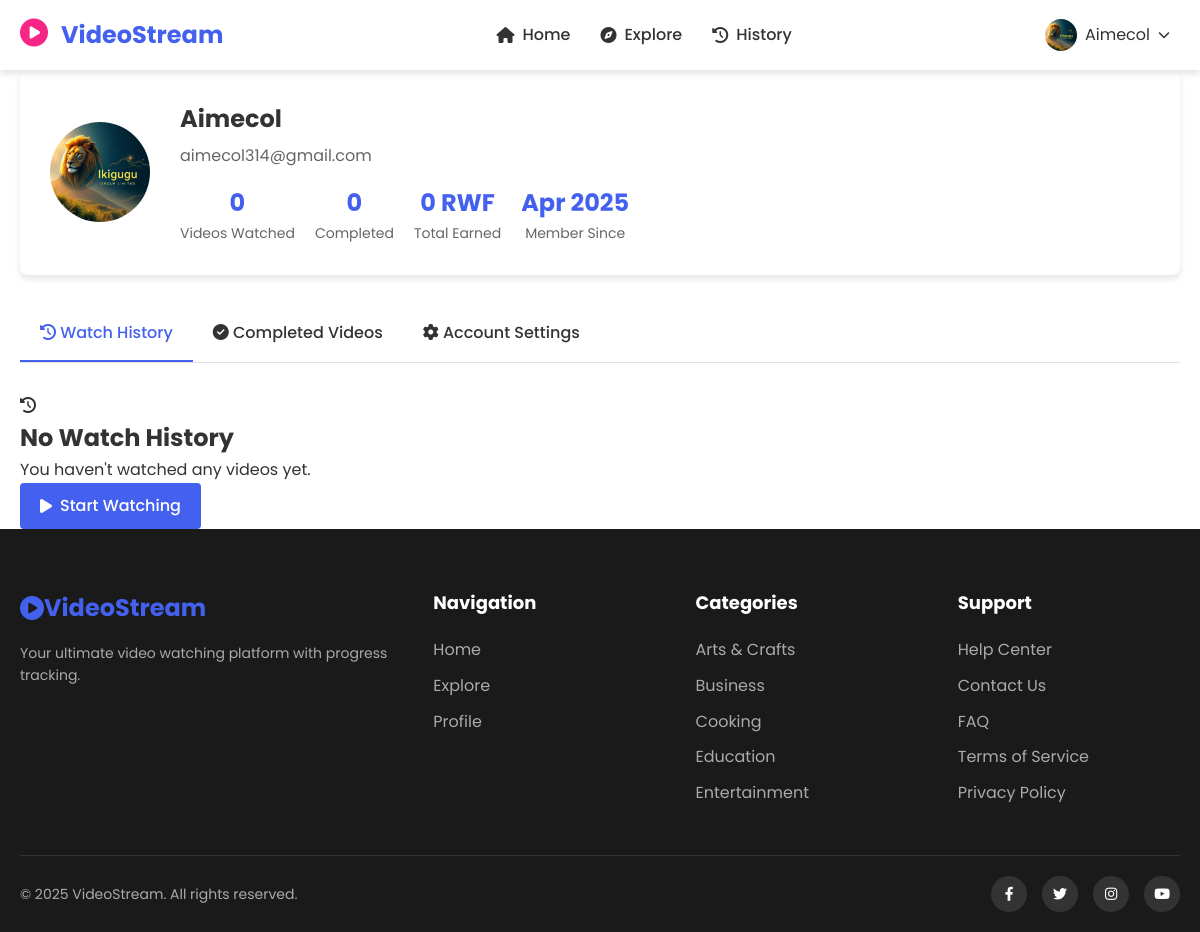
The app's page /profile.php (signed in) with its own data.
### tables this page shows
CREATE TABLE `users` (
  `id` int(11) NOT NULL,
  `username` varchar(50) NOT NULL,
  `email` varchar(100) NOT NULL,
  `password` varchar(255) NOT NULL,
  `profile_image` varchar(255) DEFAULT 'default.jpg',
  `is_admin` tinyint(1) DEFAULT 0,
  `created_at` timestamp NOT NULL DEFAULT current_timestamp(),
  `last_login` timestamp NULL DEFAULT NULL
);

CREATE TABLE `categories` (
  `id` int(11) NOT NULL,
  `name` varchar(50) NOT NULL,
  `description` text DEFAULT NULL
);

### includes/auth.php (called while the page is built, shortened)
<?php
require_once 'db.php';
function isLoggedIn() {
    if (isset($_SESSION['logged_in']) && $_SESSION['logged_in'] === true) {
        return true;
    }
    return false;
}
function getCurrentUser() {
    global $pdo;
    try {
        $stmt = $pdo->prepare("SELECT id, username, email, profile_image, created_at, last_login
                              FROM users WHERE id = ?");
        $stmt->execute([$_SESSION['user_id']]);
        return $stmt->fetch();
    } catch (PDOException $e) {
        return null;
    }
}
?>

### includes/functions.php (called while the page is built, shortened)
<?php
require_once 'db.php';
require_once 'auth.php';
function getUserWatchedVideos($userId) {
    global $pdo;
    try {
        $stmt = $pdo->prepare("
            SELECT v.*, w.watch_percentage, w.completed, w.last_position, w.watched_at
            FROM videos v
            JOIN watched_videos w ON v.id = w.video_id
            WHERE w.user_id = ?
            ORDER BY w.watched_at DESC
        ");
        $stmt->execute([$userId]);
        return $stmt->fetchAll();
    } catch (PDOException $e) {
        return [];
    }
}
function getAllCategories() {
    global $pdo;
    try {
        $stmt = $pdo->query("SELECT * FROM categories ORDER BY name ASC");
        return $stmt->fetchAll();
    } catch (PDOException $e) {
        return [];
    }
}
function formatPrice($price) {
    return number_format($price, 0, '.', ',') . ' RWF';
}
?>

### profile.php (the view, shortened to what this page needs)
<?php
require_once 'includes/db.php';
require_once 'includes/auth.php';
require_once 'includes/functions.php';
$user = getCurrentUser();
$watchedVideos = getUserWatchedVideos($user['id']);
$completedVideos = array_filter($watchedVideos, function($video) {
    return $video['completed'] == 1;
});
$totalEarnings = 0;
require_once 'includes/header.php';
?>
<div class="container">
    <div class="profile-page">
        <div class="profile-header">
            <img src="<?= SITE_URL ?>/assets/images/profiles/<?= $user['profile_image'] ?>" alt="<?= $user['username'] ?>" class="profile-image">
            <div class="profile-info">
                <h1><?= $user['username'] ?></h1>
                <p><?= $user['email'] ?></p>
                <div class="profile-stats">
                    <div class="stat">
                        <div class="stat-value"><?= count($watchedVideos) ?></div>
                        <div class="stat-label">Videos Watched</div>
                    </div>
                    <div class="stat">
                        <div class="stat-value"><?= count($completedVideos) ?></div>
                        <div class="stat-label">Completed</div>
                    </div>
                    <div class="stat">
                        <div class="stat-value"><?= formatPrice($totalEarnings) ?></div>
                        <div class="stat-label">Total Earned</div>
                    </div>
                    <div class="stat">
                        <div class="stat-value"><?= date('M Y', strtotime($user['created_at'])) ?></div>
                        <div class="stat-label">Member Since</div>
                    </div>
                </div>
            </div>
        </div>
        <div class="profile-tabs">
            <div class="profile-tab active" data-tab="history">
                <i class="fas fa-history"></i> Watch History
            </div>
            <div class="profile-tab" data-tab="completed">
                <i class="fas fa-check-circle"></i> Completed Videos
            </div>
            <div class="profile-tab" data-tab="settings">
                <i class="fas fa-cog"></i> Account Settings
            </div>
        </div>
        <div id="history" class="tab-content active">
            <?php if (empty($watchedVideos)): ?>
                <div class="no-results">
                    <i class="fas fa-history"></i>
                    <h2>No Watch History</h2>
                    <p>You haven't watched any videos yet.</p>
                    <a href="<?= SITE_URL ?>/dashboard.php" class="btn btn-primary">
                        <i class="fas fa-play"></i> Start Watching
                    </a>
                </div>
            <?php endif; ?>
        </div>
    </div>
</div>
<?php require_once 'includes/footer.php'; ?>

### includes/header.php (shortened to what this page needs)
<?php
require_once 'db.php';
require_once 'auth.php';
require_once 'functions.php';
$currentUser = isLoggedIn() ? getCurrentUser() : null;
?>
<!DOCTYPE html>
<html lang="en">
<head>
    <link rel="stylesheet" href="https://cdnjs.cloudflare.com/ajax/libs/font-awesome/6.4.0/css/all.min.css">
    <link rel="stylesheet" href="<?= SITE_URL ?>/assets/css/style.css">
</head>
<body>
    <header class="main-header">
        <div class="container">
            <div class="logo">
                <a href="<?= SITE_URL ?>">
                    <i class="fas fa-play-circle"></i>
                    <span><?= SITE_NAME ?></span>
                </a>
            </div>
            <nav class="main-nav">
                <ul>
                    <li><a href="<?= SITE_URL ?>"><i class="fas fa-home"></i> Home</a></li>
                    <li><a href="<?= SITE_URL ?>/dashboard.php"><i class="fas fa-compass"></i> Explore</a></li>
                    <?php if ($currentUser): ?>
                        <li><a href="<?= SITE_URL ?>/profile.php"><i class="fas fa-history"></i> History</a></li>
                    <?php endif; ?>
                </ul>
            </nav>
            <div class="user-actions">
                <?php if ($currentUser): ?>
                    <div class="user-profile">
                        <div class="profile-toggle">
                            <img src="<?= SITE_URL ?>/assets/images/profiles/<?= $currentUser['profile_image'] ?>" alt="<?= $currentUser['username'] ?>">
                            <span><?= $currentUser['username'] ?></span>
                            <i class="fas fa-chevron-down"></i>
                        </div>
                    </div>
                <?php else: ?>
                    <a href="<?= SITE_URL ?>/auth/login.php" class="btn btn-login"><i class="fas fa-sign-in-alt"></i> Login</a>
                    <a href="<?= SITE_URL ?>/auth/register.php" class="btn btn-register"><i class="fas fa-user-plus"></i> Register</a>
                <?php endif; ?>
            </div>
        </div>
    </header>
    <main class="main-content">

### includes/footer.php (shortened to what this page needs)
</main>
    <footer class="main-footer">
        <div class="container">
            <div class="footer-content">
                <div class="footer-logo">
                    <a href="<?= SITE_URL ?>">
                        <i class="fas fa-play-circle"></i>
                        <span><?= SITE_NAME ?></span>
                    </a>
                    <p>Your ultimate video watching platform with progress tracking.</p>
                </div>
                <div class="footer-links">
                    <div class="footer-section">
                        <h3>Navigation</h3>
                        <ul>
                            <li><a href="<?= SITE_URL ?>">Home</a></li>
                            <li><a href="<?= SITE_URL ?>/dashboard.php">Explore</a></li>
                            <?php if (isLoggedIn()): ?>
                                <li><a href="<?= SITE_URL ?>/profile.php">Profile</a></li>
                            <?php else: ?>
                                <li><a href="<?= SITE_URL ?>/auth/login.php">Login</a></li>
                                <li><a href="<?= SITE_URL ?>/auth/register.php">Register</a></li>
                            <?php endif; ?>
                        </ul>
                    </div>
                    <div class="footer-section">
                        <h3>Categories</h3>
                        <ul>
                            <?php
                            $footerCategories = getAllCategories();
                            $footerCategories = array_slice($footerCategories, 0, 5);
                            foreach ($footerCategories as $category):
                            ?>
                                <li>
                                    <a href="<?= SITE_URL ?>/dashboard.php?category=<?= urlencode($category['name']) ?>">
                                        <?= $category['name'] ?>
                                    </a>
                                </li>
                            <?php endforeach; ?>
                        </ul>
                    </div>
                    <div class="footer-section">
                        <h3>Support</h3>
                        <ul>
                            <li><a href="#">Help Center</a></li>
                            <li><a href="#">Contact Us</a></li>
                            <li><a href="#">FAQ</a></li>
                            <li><a href="#">Terms of Service</a></li>
                            <li><a href="#">Privacy Policy</a></li>
                        </ul>
                    </div>
                </div>
            </div>
            <div class="footer-bottom">
                <p>&copy; <?= date('Y') ?> <?= SITE_NAME ?>. All rights reserved.</p>
                <div class="social-links">
                    <a href="#" class="social-link"><i class="fab fa-facebook-f"></i></a>
                    <a href="#" class="social-link"><i class="fab fa-twitter"></i></a>
                    <a href="#" class="social-link"><i class="fab fa-instagram"></i></a>
                    <a href="#" class="social-link"><i class="fab fa-youtube"></i></a>
                </div>
            </div>
        </div>
    </footer>
</body>
</html>

### assets/css/style.css (style rules this page uses)
:root { --primary-color: #4361ee; --secondary-color: #3f37c9; --accent-color: #f72585; --text-color: #333333; --text-light: #666666; --background-color: #ffffff; --background-alt: #f8f9fa; --border-color: #e0e0e0; --success-color: #4caf50; --warning-color: #ff9800; --danger-color: #f44336; --shadow: 0 4px 6px rgba(0, 0, 0, 0.1); --transition: all 0.3s ease; }
* { margin: 0; padding: 0; box-sizing: border-box; }
body { font-family: 'Poppins', sans-serif; font-size: 16px; line-height: 1.6; color: var(--text-color); background-color: var(--background-color); }
a { color: var(--primary-color); text-decoration: none; transition: var(--transition); }
.container { width: 100%; max-width: 1200px; margin: 0 auto; padding: 0 20px; }
.btn { display: inline-flex; align-items: center; justify-content: center; padding: 10px 20px; border-radius: 4px; font-weight: 500; cursor: pointer; transition: var(--transition); border: none; outline: none; }
.btn i { margin-right: 8px; }
.btn-primary { background-color: var(--primary-color); color: white; }
.main-header { background-color: white; box-shadow: var(--shadow); position: sticky; top: 0; z-index: 100; }
.main-header .container { display: flex; align-items: center; justify-content: space-between; height: 70px; }
.logo { display: flex; align-items: center; font-size: 24px; font-weight: 700; }
.logo i { color: var(--accent-color); margin-right: 8px; font-size: 28px; }
.logo span { color: var(--primary-color); }
.main-nav ul { display: flex; list-style: none; }
.main-nav li { margin-left: 30px; }
.main-nav a { color: var(--text-color); font-weight: 500; display: flex; align-items: center; }
.main-nav a i { margin-right: 8px; }
.user-actions { display: flex; align-items: center; }
.user-profile { position: relative; }
.profile-toggle { display: flex; align-items: center; cursor: pointer; padding: 5px 10px; border-radius: 4px; transition: var(--transition); }
.profile-toggle img { width: 32px; height: 32px; border-radius: 50%; object-fit: cover; margin-right: 8px; }
.profile-toggle i { margin-left: 8px; font-size: 12px; }
.main-content { min-height: calc(100vh - 70px - 300px); }
.main-footer { background-color: #1a1a1a; color: white; padding: 60px 0 20px; }
.footer-content { display: flex; flex-wrap: wrap; gap: 40px; margin-bottom: 40px; }
.footer-logo { flex: 1 1 300px; }
.footer-logo a { display: flex; align-items: center; font-size: 24px; font-weight: 700; margin-bottom: 15px; }
.footer-logo p { color: #aaa; font-size: 14px; }
.footer-links { flex: 2 1 600px; display: flex; flex-wrap: wrap; gap: 40px; }
.footer-section { flex: 1 1 200px; }
.footer-section h3 { font-size: 18px; margin-bottom: 20px; color: white; }
.footer-section ul { list-style: none; }
.footer-section li { margin-bottom: 10px; }
.footer-section a { color: #aaa; transition: var(--transition); }
.footer-bottom { display: flex; align-items: center; justify-content: space-between; padding-top: 20px; border-top: 1px solid #333; font-size: 14px; color: #aaa; }
.social-links { display: flex; gap: 15px; }
.social-link { display: flex; align-items: center; justify-content: center; width: 36px; height: 36px; background-color: #333; border-radius: 50%; color: white; transition: var(--transition); }
.profile-header { background-color: white; border-radius: 8px; box-shadow: var(--shadow); padding: 30px; margin-bottom: 30px; display: flex; align-items: center; }
.profile-image { width: 100px; height: 100px; border-radius: 50%; object-fit: cover; margin-right: 30px; }
.profile-info h1 { font-size: 24px; margin-bottom: 5px; }
.profile-info p { color: var(--text-light); margin-bottom: 15px; }
.profile-stats { display: flex; gap: 20px; }
.stat { text-align: center; }
.stat-value { font-size: 24px; font-weight: 700; color: var(--primary-color); }
.stat-label { color: var(--text-light); font-size: 14px; }
.profile-tabs { display: flex; border-bottom: 1px solid var(--border-color); margin-bottom: 30px; }
.profile-tab { padding: 15px 20px; font-weight: 500; cursor: pointer; border-bottom: 2px solid transparent; transition: var(--transition); }
.profile-tab.active { color: var(--primary-color); border-bottom-color: var(--primary-color); }
.tab-content { display: none; }
.tab-content.active { display: block; }

### records on screen
users: profile_image (placeholder picture), username "Aimecol", email "aimecol314@gmail.com", created_at "Apr 2025"
categories: name "Arts & Crafts"
categories: name "Business"
categories: name "Cooking"
categories: name "Education"
categories: name "Entertainment"

### other values on screen
SITE_NAME "VideoStream"
count($watchedVideos) "0"
count($completedVideos) "0"
formatPrice($totalEarnings) "0 RWF"
